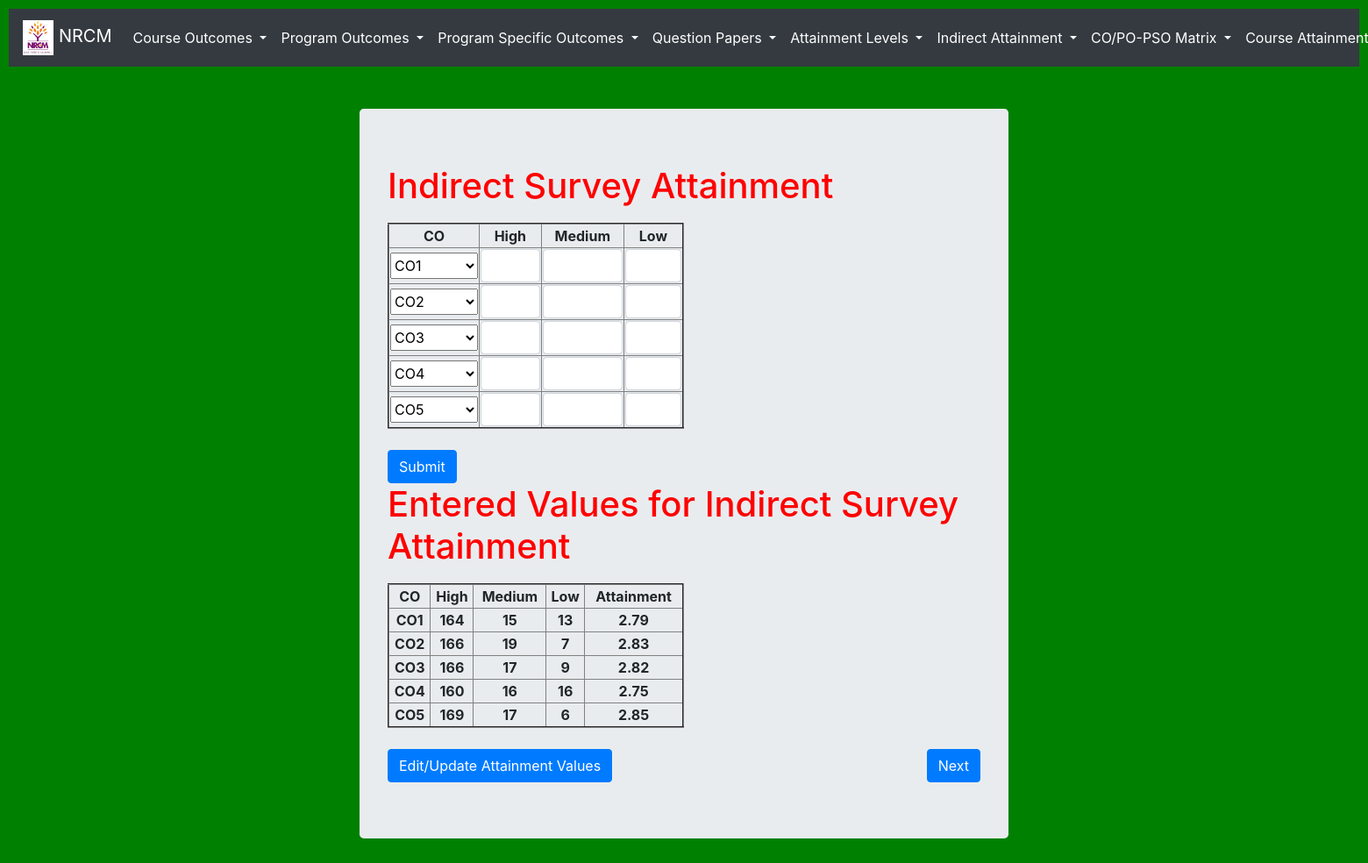
The app's page /indirect_attainment with its own data.
### testApp/models.py (models this page shows, shortened)
class CO(models.Model):
    cos = (('-','-'), ('CO1', 'CO1'), ('CO2', 'CO2'), ('CO3', 'CO3'), ('CO4', 'CO4'), ('CO5', 'CO5'), ('CO6', 'CO6'),)
    co = models.CharField(max_length=500, choices=cos, default='-')
    description = models.CharField(max_length=500)
    def __str__(self):
        return self.co

class Indirect(models.Model):
    co = models.ForeignKey(CO, on_delete=models.CASCADE)
    high= models.IntegerField(null=True, default=0)
    medium = models.IntegerField(null=True, default=0)
    low = models.IntegerField(null=True, default=0)
    attainment = models.FloatField(null=True, default=0 )

### testApp/views.py (the view, shortened to what this page needs)
# urls.py: path('indirect_attainment', views.indirect_attainment, name='indirect_attainment'),
def indirect_attainment(request):
    if Indirect.objects.all().exists():
        cos = CO.objects.all()
        indirects = Indirect.objects.all()
    return render (request, 'testApp/indirect_attainment.html', locals())

### templates/testApp/indirect_attainment.html (shortened to what this page needs)
<!DOCTYPE html>
{%extends 'testApp/base.html'%}
{%load static%}
{%block content%}
<link rel="stylesheet" href="{% static 'css/course_attainment_style.css' %}">
<div class="container" align=left style="width:50%">
  <div class="jumbotron">
      <h1 style = "color: red; padding-bottom: 10px;">Indirect Survey Attainment</u></h1>
      <form  method="post"> {%csrf_token%}
        <table border=2 style="width:50%">
          <tr>
            <th>CO</th>
            <th>High</th>
            <th>Medium</th>
            <th>Low</th>
          </tr>
          {%for i in cos%}
          <tr>
            <th>
              <select name="{{i.co}}_id" id="{{i.co}}_id" style="width: 100px; height:30px;" required>
              <option value="{{i.id}}">{{i.co}}</option>
            </select>
            </th>
            <th><input id='{{i.co}}_high' type="numeric" name="{{i.co}}_high" value="" class="form-control" ></th>
            <th><input id='{{i.co}}_medium' type="numeric" name="{{i.co}}_medium" value="" class="form-control" ></th>
            <th><input id='{{i.co}}_low' type="numeric" name="{{i.co}}_low" value="" class="form-control" ></th>
          </tr>
          {%endfor%}
        </table><br>
        <input type="submit" name="" value="Submit" class="btn btn-primary">
      </form>
      <h1 style = "color: red; padding-bottom: 10px;">Entered Values for Indirect Survey Attainment</u></h1>
      <table border=2 style="width:50%">
        <tr>
          <th>CO</th>
          <th>High</th>
          <th>Medium</th>
          <th>Low</th>
          <th>Attainment</th>
        </tr>
       {%for i in indirects%}
        <tr>
          <th>{{i.co}}</th>
          <th>{{i.high}}</th>
          <th>{{i.medium}}</th>
          <th>{{i.low}}</th>
          <th>{{i.attainment}}</th>
        </tr>
        {%endfor%}
      </table><br>
      <a href="{%url 'edit_indirect_attainment'%}" class="btn btn-primary"> Edit/Update Attainment Values</a>
      <a href="{%url 'edit_interna_question'%}" class="btn btn-primary" style="float:right;"> Next</a>
  </div>
</div>
{%endblock%}

### static/testApp/css/course_attainment_style.css (style rules this page uses)
body { background: green; }
td, th { text-align: center; }

### records on screen
CO: co "CO1"
CO: co "CO2"
CO: co "CO3"
CO: co "CO4"
CO: co "CO5"
Indirect: co "CO1", high "164", medium "15", low "13", attainment "2.79"
Indirect: co "CO2", high "166", medium "19", low "7", attainment "2.83"
Indirect: co "CO3", high "166", medium "17", low "9", attainment "2.82"
Indirect: co "CO4", high "160", medium "16", low "16", attainment "2.75"
Indirect: co "CO5", high "169", medium "17", low "6", attainment "2.85"
